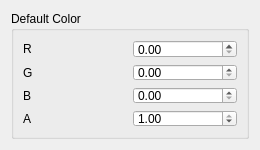
<?xml version="1.0" encoding="UTF-8"?>
<ui version="4.0">
 <class>ShowFieldWithOspray</class>
 <widget class="QDialog" name="ShowFieldWithOspray">
  <property name="geometry">
   <rect>
    <x>0</x>
    <y>0</y>
    <width>260</width>
    <height>150</height>
   </rect>
  </property>
  <property name="sizePolicy">
   <sizepolicy hsizetype="Preferred" vsizetype="Preferred">
    <horstretch>0</horstretch>
    <verstretch>0</verstretch>
   </sizepolicy>
  </property>
  <property name="minimumSize">
   <size>
    <width>260</width>
    <height>150</height>
   </size>
  </property>
  <property name="windowTitle">
   <string>ShowFieldWithOspray</string>
  </property>
  <layout class="QGridLayout" name="gridLayout_7">
   <item row="0" column="0">
    <widget class="QGroupBox" name="groupBox_4">
     <property name="title">
      <string>Default Color</string>
     </property>
     <layout class="QGridLayout" name="gridLayout_4">
      <item row="0" column="0">
       <widget class="QLabel" name="label_12">
        <property name="text">
         <string>R</string>
        </property>
       </widget>
      </item>
      <item row="0" column="1">
       <widget class="QDoubleSpinBox" name="defaultColorRDoubleSpinBox_">
        <property name="maximum">
         <double>1.000000000000000</double>
        </property>
        <property name="singleStep">
         <double>0.010000000000000</double>
        </property>
       </widget>
      </item>
      <item row="1" column="0">
       <widget class="QLabel" name="label_13">
        <property name="text">
         <string>G</string>
        </property>
       </widget>
      </item>
      <item row="1" column="1">
       <widget class="QDoubleSpinBox" name="defaultColorGDoubleSpinBox_">
        <property name="maximum">
         <double>1.000000000000000</double>
        </property>
        <property name="singleStep">
         <double>0.010000000000000</double>
        </property>
       </widget>
      </item>
      <item row="2" column="0">
       <widget class="QLabel" name="label_14">
        <property name="text">
         <string>B</string>
        </property>
       </widget>
      </item>
      <item row="2" column="1">
       <widget class="QDoubleSpinBox" name="defaultColorBDoubleSpinBox_">
        <property name="maximum">
         <double>1.000000000000000</double>
        </property>
        <property name="singleStep">
         <double>0.010000000000000</double>
        </property>
       </widget>
      </item>
      <item row="3" column="1">
       <widget class="QDoubleSpinBox" name="defaultColorADoubleSpinBox_">
        <property name="maximum">
         <double>1.000000000000000</double>
        </property>
        <property name="singleStep">
         <double>0.100000000000000</double>
        </property>
        <property name="value">
         <double>1.000000000000000</double>
        </property>
       </widget>
      </item>
      <item row="3" column="0">
       <widget class="QLabel" name="label_23">
        <property name="text">
         <string>A</string>
        </property>
       </widget>
      </item>
     </layout>
    </widget>
   </item>
  </layout>
 </widget>
 <resources/>
 <connections/>
</ui>
